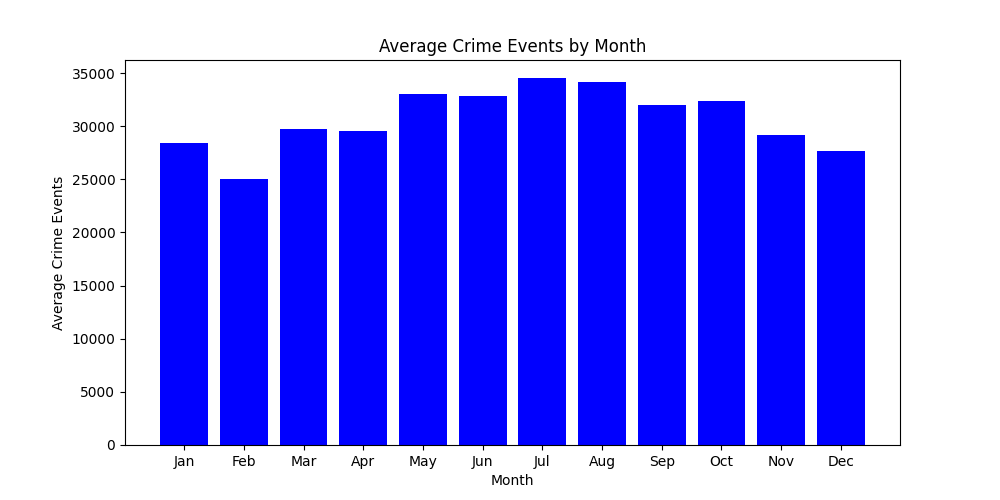

Python code for this plot:
from pyspark.sql import SparkSession
from pyspark.sql.functions import to_timestamp, col, month, year, sum as sql_sum, countDistinct
import matplotlib.pyplot as plt

def start_spark_session(app_name):
    """Start a Spark session with the specified application name."""
    spark = SparkSession.builder.appName(app_name).getOrCreate()
    spark.sparkContext.setLogLevel("ERROR")
    return spark

def read_crime_data(spark, file_path):
    """Read crime data from a CSV file located at the given path."""
    return spark.read.csv(file_path, header=True)

def transform_data(crime_df):
    """Transform the crime data by parsing dates and extracting month and year."""
    transformed_df = crime_df.withColumn("Date", to_timestamp(col("Date"), "MM/dd/yyyy hh:mm:ss a"))
    transformed_df = transformed_df.withColumn("Month", month("Date"))
    transformed_df = transformed_df.withColumn("Year", year("Date"))
    return transformed_df

def compute_average_monthly_crimes(transformed_df):
    """Compute the average number of crimes per month over all years."""
    monthly_counts = transformed_df.groupBy("Month", "Year").count().withColumnRenamed("count", "MonthlyCount")
    avg_monthly_crimes = monthly_counts.groupBy("Month").agg(
        (sql_sum("MonthlyCount") / countDistinct("Year")).alias("AverageCrimes")
    )
    return avg_monthly_crimes

def plot_average_crimes(average_crimes):
    """Plot the average crime events per month using matplotlib and save as an image."""
    sorted_data = sorted(average_crimes, key=lambda x: x[0])  # Sort by month
    months = [x[0] for x in sorted_data]
    avg_crimes = [x[1] for x in sorted_data]

    plt.figure(figsize=(10, 5))
    plt.bar(months, avg_crimes, color='blue')
    plt.xlabel('Month')
    plt.ylabel('Average Crime Events')
    plt.title('Average Crime Events by Month')
    plt.xticks(months, ['Jan', 'Feb', 'Mar', 'Apr', 'May', 'Jun', 'Jul', 'Aug', 'Sep', 'Oct', 'Nov', 'Dec'])
    plt.savefig('kuemmerle_q1.png')

def main():
    """Main function to run the Spark application for analyzing Chicago crime data."""
    app_name = "Chicago_Crime_Analysis"
    crime_data_path = 'hdfs://wolf:9000/user/uhw4967/crime_data/Crimes_-_2001_to_present.csv'

    # Start Spark session
    spark = start_spark_session(app_name)

    # Read and display the crime data
    crime_df = read_crime_data(spark, crime_data_path)
    crime_df.printSchema()
    crime_df.show(5, truncate=False)

    # Transform and display the cleaned data
    cleaned_crime_df = transform_data(crime_df)
    cleaned_crime_df.select('Date', 'Month', 'Year').show(5, truncate=False)

    # Compute and collect the average monthly crimes
    avg_monthly_crimes_df = compute_average_monthly_crimes(cleaned_crime_df)
    avg_monthly_crimes_result = avg_monthly_crimes_df.collect()

    # Plot and save the average crimes per month
    plot_average_crimes(avg_monthly_crimes_result)

    # Stop the Spark session
    spark.stop()

if __name__ == "__main__":
    main()
